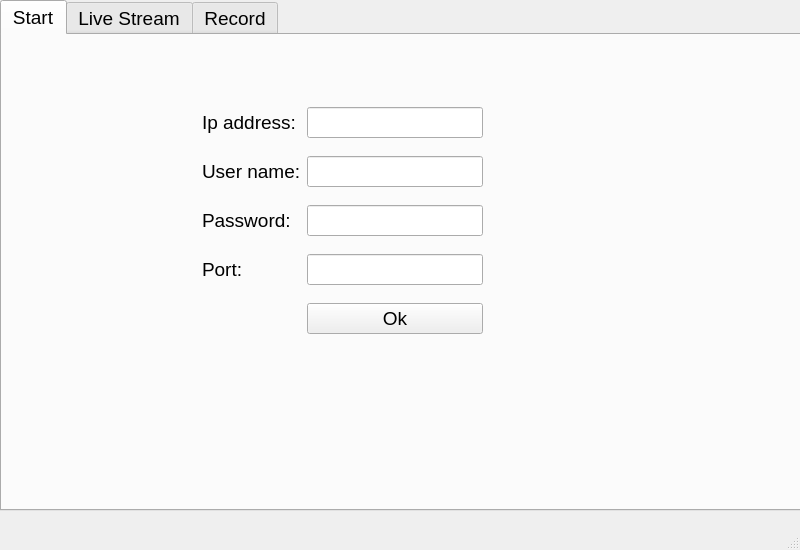
<?xml version="1.0" encoding="UTF-8"?>
<ui version="4.0">
 <class>MainWindow</class>
 <widget class="QMainWindow" name="MainWindow">
  <property name="geometry">
   <rect>
    <x>0</x>
    <y>0</y>
    <width>800</width>
    <height>550</height>
   </rect>
  </property>
  <property name="windowTitle">
   <string>Recorder</string>
  </property>
  <widget class="QWidget" name="centralwidget">
   <widget class="QTabWidget" name="tabWidget">
    <property name="geometry">
     <rect>
      <x>0</x>
      <y>0</y>
      <width>801</width>
      <height>511</height>
     </rect>
    </property>
    <property name="styleSheet">
     <string notr="true">font: 14pt;</string>
    </property>
    <property name="currentIndex">
     <number>0</number>
    </property>
    <widget class="QWidget" name="tab">
     <attribute name="title">
      <string>Start</string>
     </attribute>
     <widget class="QWidget" name="layoutWidget">
      <property name="geometry">
       <rect>
        <x>200</x>
        <y>60</y>
        <width>281</width>
        <height>251</height>
       </rect>
      </property>
      <layout class="QGridLayout" name="gridLayout">
       <item row="0" column="0">
        <widget class="QLabel" name="label">
         <property name="text">
          <string>Ip address:</string>
         </property>
        </widget>
       </item>
       <item row="0" column="1">
        <widget class="QLineEdit" name="ipAddress">
         <property name="text">
          <string/>
         </property>
        </widget>
       </item>
       <item row="1" column="0">
        <widget class="QLabel" name="label_2">
         <property name="text">
          <string>User name:</string>
         </property>
        </widget>
       </item>
       <item row="1" column="1">
        <widget class="QLineEdit" name="userName">
         <property name="text">
          <string/>
         </property>
        </widget>
       </item>
       <item row="2" column="0">
        <widget class="QLabel" name="label_3">
         <property name="text">
          <string>Password:</string>
         </property>
        </widget>
       </item>
       <item row="2" column="1">
        <widget class="QLineEdit" name="password">
         <property name="text">
          <string/>
         </property>
        </widget>
       </item>
       <item row="3" column="0">
        <widget class="QLabel" name="label_4">
         <property name="text">
          <string>Port:</string>
         </property>
        </widget>
       </item>
       <item row="3" column="1">
        <widget class="QLineEdit" name="port">
         <property name="text">
          <string/>
         </property>
        </widget>
       </item>
       <item row="4" column="0">
        <spacer name="horizontalSpacer">
         <property name="orientation">
          <enum>Qt::Horizontal</enum>
         </property>
         <property name="sizeHint" stdset="0">
          <size>
           <width>40</width>
           <height>20</height>
          </size>
         </property>
        </spacer>
       </item>
       <item row="4" column="1">
        <widget class="QPushButton" name="okButton">
         <property name="text">
          <string>Ok</string>
         </property>
        </widget>
       </item>
      </layout>
     </widget>
    </widget>
    <widget class="QWidget" name="tab_2">
     <attribute name="title">
      <string>Live Stream</string>
     </attribute>
     <widget class="QLabel" name="videoLabel">
      <property name="geometry">
       <rect>
        <x>20</x>
        <y>20</y>
        <width>750</width>
        <height>425</height>
       </rect>
      </property>
      <property name="styleSheet">
       <string notr="true">background: rgb(154, 153, 150);</string>
      </property>
      <property name="text">
       <string/>
      </property>
     </widget>
    </widget>
    <widget class="QWidget" name="tab_3">
     <attribute name="title">
      <string>Record</string>
     </attribute>
     <widget class="QWidget" name="layoutWidget">
      <property name="geometry">
       <rect>
        <x>190</x>
        <y>110</y>
        <width>351</width>
        <height>141</height>
       </rect>
      </property>
      <layout class="QGridLayout" name="gridLayout_2">
       <item row="0" column="0">
        <widget class="QLabel" name="label_5">
         <property name="text">
          <string>Folder:</string>
         </property>
        </widget>
       </item>
       <item row="0" column="1" colspan="2">
        <widget class="QLineEdit" name="folder"/>
       </item>
       <item row="0" column="3">
        <widget class="QToolButton" name="browseTB">
         <property name="text">
          <string>...</string>
         </property>
        </widget>
       </item>
       <item row="1" column="0" colspan="2">
        <widget class="QLabel" name="label_6">
         <property name="text">
          <string>Duration (minutes):</string>
         </property>
        </widget>
       </item>
       <item row="1" column="2">
        <widget class="QSpinBox" name="duration">
         <property name="minimum">
          <number>1</number>
         </property>
         <property name="maximum">
          <number>60</number>
         </property>
        </widget>
       </item>
       <item row="1" column="3">
        <spacer name="horizontalSpacer_3">
         <property name="orientation">
          <enum>Qt::Horizontal</enum>
         </property>
         <property name="sizeHint" stdset="0">
          <size>
           <width>28</width>
           <height>18</height>
          </size>
         </property>
        </spacer>
       </item>
       <item row="2" column="0">
        <spacer name="horizontalSpacer_2">
         <property name="orientation">
          <enum>Qt::Horizontal</enum>
         </property>
         <property name="sizeHint" stdset="0">
          <size>
           <width>40</width>
           <height>20</height>
          </size>
         </property>
        </spacer>
       </item>
       <item row="2" column="1">
        <widget class="QPushButton" name="stopButton">
         <property name="text">
          <string>Stop</string>
         </property>
        </widget>
       </item>
       <item row="2" column="2">
        <widget class="QPushButton" name="startButton">
         <property name="text">
          <string>Start</string>
         </property>
        </widget>
       </item>
       <item row="2" column="3">
        <spacer name="horizontalSpacer_4">
         <property name="orientation">
          <enum>Qt::Horizontal</enum>
         </property>
         <property name="sizeHint" stdset="0">
          <size>
           <width>18</width>
           <height>20</height>
          </size>
         </property>
        </spacer>
       </item>
      </layout>
     </widget>
    </widget>
   </widget>
  </widget>
  <widget class="QMenuBar" name="menubar">
   <property name="geometry">
    <rect>
     <x>0</x>
     <y>0</y>
     <width>800</width>
     <height>22</height>
    </rect>
   </property>
  </widget>
  <widget class="QStatusBar" name="statusbar"/>
 </widget>
 <resources/>
 <connections/>
</ui>
